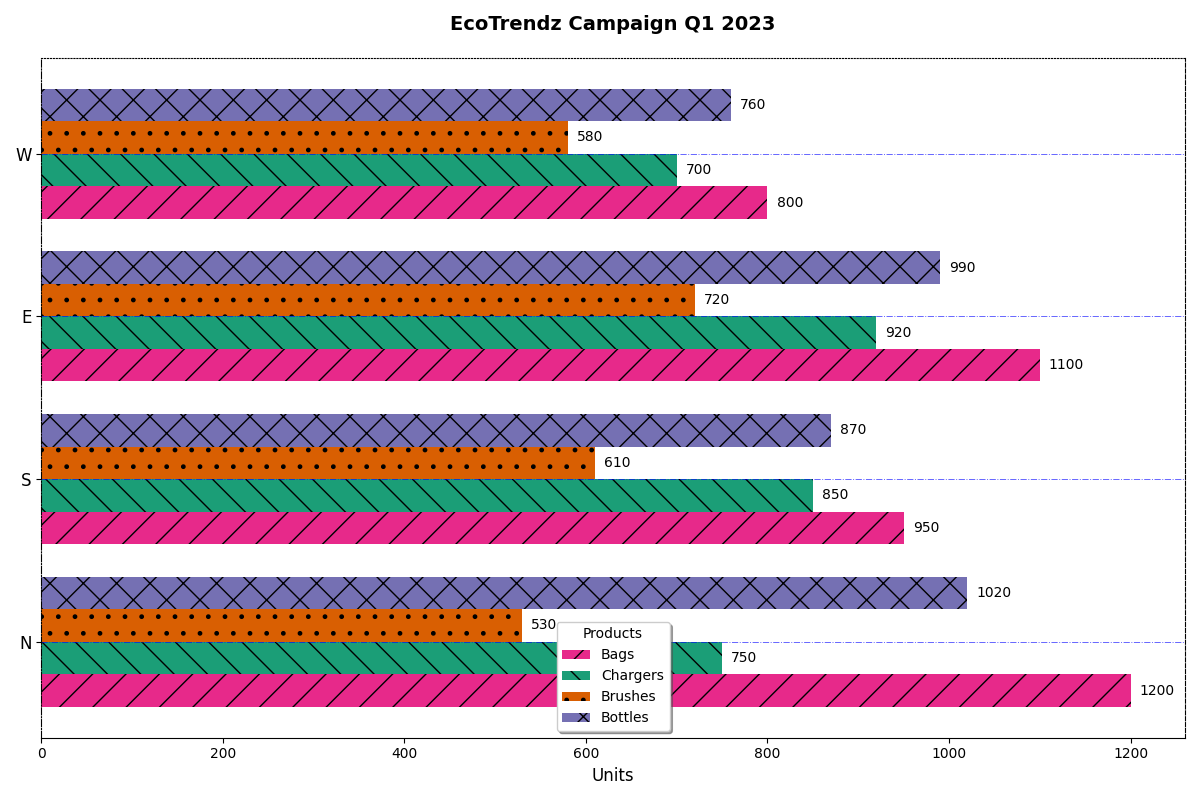

Here is the Python script that generated this plot:
import matplotlib.pyplot as plt
import numpy as np

regions = ['N', 'S', 'E', 'W']
reusable_bags = [1200, 950, 1100, 800]
solar_chargers = [750, 850, 920, 700]
bamboo_toothbrushes = [530, 610, 720, 580]
eco_water_bottles = [1020, 870, 990, 760]

fig, ax = plt.subplots(figsize=(12, 8))
bar_width = 0.2
y_pos = np.arange(len(regions))

colors = ['#e7298a', '#1b9e77', '#d95f02', '#7570b3']

ax.barh(y_pos - 1.5 * bar_width, reusable_bags, bar_width, label='Bags', color=colors[0], hatch='/')
ax.barh(y_pos - 0.5 * bar_width, solar_chargers, bar_width, label='Chargers', color=colors[1], hatch='\\')
ax.barh(y_pos + 0.5 * bar_width, bamboo_toothbrushes, bar_width, label='Brushes', color=colors[2], hatch='.')
ax.barh(y_pos + 1.5 * bar_width, eco_water_bottles, bar_width, label='Bottles', color=colors[3], hatch='x')

ax.set_yticks(y_pos)
ax.set_yticklabels(regions, fontsize=12)
ax.set_xlabel('Units', fontsize=12)
ax.set_title('EcoTrendz Campaign Q1 2023', fontsize=14, fontweight='bold', pad=20)

# Changed legend location and added shadow
ax.legend(title='Products', loc='lower center', fontsize=10, shadow=True)

# Modified grid to show on y-axis with different style
plt.grid(visible=True, which='major', axis='y', linestyle='-.', linewidth=0.7, color='blue', alpha=0.6)

# Added different border style to the axes
ax.spines['top'].set_linestyle('dotted')
ax.spines['right'].set_linestyle('dashed')
ax.spines['bottom'].set_linestyle('solid')
ax.spines['left'].set_linestyle('dashdot')

for i in range(len(regions)):
    ax.text(reusable_bags[i] + 10, i - 1.5 * bar_width, str(reusable_bags[i]), va='center', color='black', fontsize=10)
    ax.text(solar_chargers[i] + 10, i - 0.5 * bar_width, str(solar_chargers[i]), va='center', color='black', fontsize=10)
    ax.text(bamboo_toothbrushes[i] + 10, i + 0.5 * bar_width, str(bamboo_toothbrushes[i]), va='center', color='black', fontsize=10)
    ax.text(eco_water_bottles[i] + 10, i + 1.5 * bar_width, str(eco_water_bottles[i]), va='center', color='black', fontsize=10)

plt.tight_layout()
plt.show()
